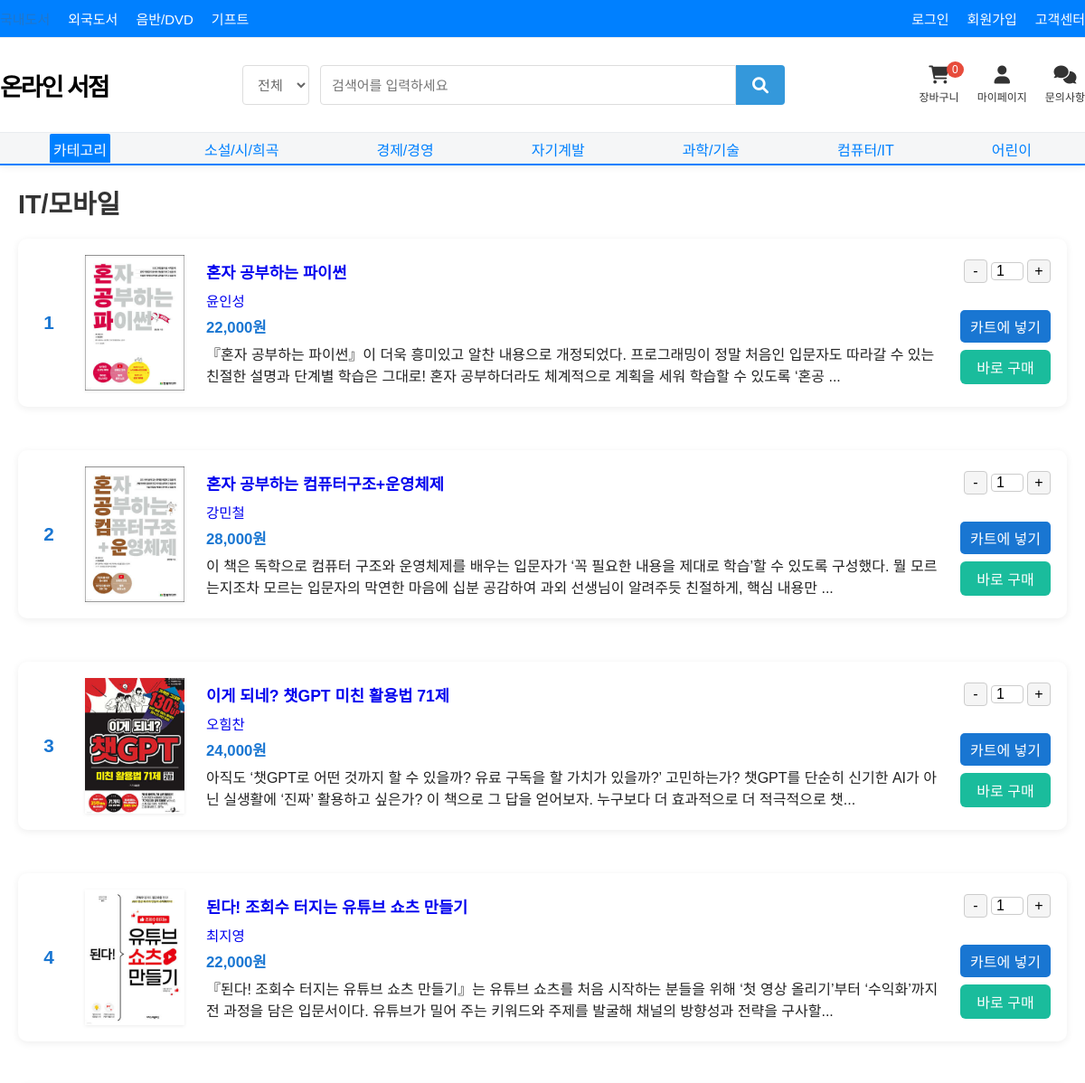
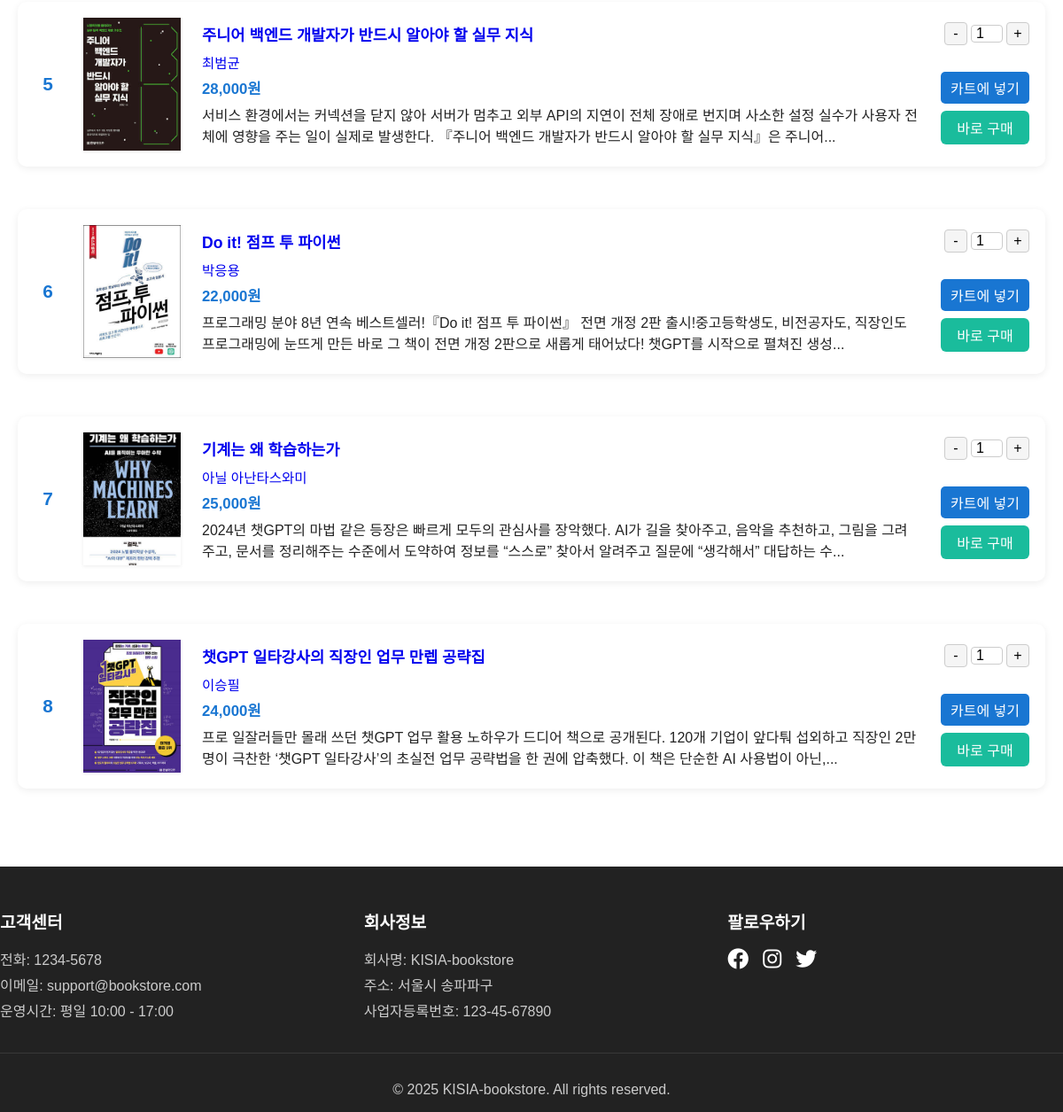
The app's page /category/computer_it.php with its own data (2 pictures, top to bottom).
### tables this page shows
CREATE TABLE books (
    id VARCHAR(50) NOT NULL PRIMARY KEY,
    title VARCHAR(255) NOT NULL,
    author VARCHAR(100) NOT NULL,
    price DECIMAL(10,2) NOT NULL,
    category VARCHAR(100),
    description TEXT,
    image_path VARCHAR(255),
    additional_image_path VARCHAR(255),
    created_at TIMESTAMP DEFAULT CURRENT_TIMESTAMP
);

### category/computer_it.php (the view, shortened to what this page needs)
<?php
require_once '../header.php';
$stmt = $conn->prepare("SELECT id, title, author, price, description, image_path FROM books WHERE category = ?");
$category = 'computer_it';
$stmt->bind_param("s", $category);
$stmt->execute();
$result = $stmt->get_result();
?>
<!DOCTYPE html>
<html lang="ko">
<head>
  <link rel="stylesheet" href="../css/style.css">
  <link rel="stylesheet" href="../css/header.css">
  <link rel="stylesheet" href="../css/category.css">
  <link rel="stylesheet" href="https://cdnjs.cloudflare.com/ajax/libs/font-awesome/6.0.0/css/all.min.css">
</head>
<body>
<div class="category-container">
  <div class="category-content">
    <h1>IT/모바일</h1>
    <div class="book-list">
      <?php if ($result->num_rows > 0): ?>
        <?php $num = 1; ?>
        <?php while ($book = $result->fetch_assoc()): ?>
          <div class="book-row">
            <div class="book-number"><?= $num++ ?></div>
            <div class="book-thumb">
              <a href="book_detail.php?id=<?= urlencode($book['id']) ?>">
                <img src="../<?= htmlspecialchars($book['image_path']) ?>" alt="<?= htmlspecialchars($book['title']) ?>">
              </a>
            </div>
            <div class="book-info">
              <div class="book-title">
                <a href="book_detail.php?id=<?= urlencode($book['id']) ?>"><?= htmlspecialchars($book['title']) ?></a>
              </div>
              <div class="book-meta">
                <a href="book_detail.php?id=<?= urlencode($book['id']) ?>"><?= htmlspecialchars($book['author']) ?></a>
              </div>
              <div class="book-price"><?= number_format((int)$book['price']) ?>원</div>
              <div class="book-desc">
                <?= htmlspecialchars(mb_strimwidth(strip_tags($book['description']), 0, 220, '...')) ?>
              </div>
            </div>
            <form method="POST" class="book-action-form" action="../cart.php">
              <div class="book-actions">
                <div class="qty-control">
                  <button type="button" onclick="updateQuantity(this, -1)">-</button>
                  <input type="number" class="quantity-display" value="1" min="1" readonly>
                  <button type="button" onclick="updateQuantity(this, 1)">+</button>
                </div>
                <button type="submit" class="cart-btn">카트에 넣기</button>
                <button type="submit" class="buy-btn" name="buy_now" value="1">바로 구매</button>
              </div>
            </form>
          </div>
        <?php endwhile; ?>
      <?php else: ?>
        <p class="no-books">등록된 도서가 없습니다.</p>
      <?php endif; ?>
    </div>
  </div>
</div>
<?php require_once '../footer.php'; ?>
</body>
</html>

### css/style.css (style rules this page uses)
* { margin: 0; padding: 0; box-sizing: border-box; }
:root { --primary-color: #2376c7; --secondary-color: #222; --accent-color: #f7b500; --background-color: #ffffff; --text-color: #222; --border-color: #e5e5e5; --shadow: 0 2px 8px rgba(0,0,0,0.06); --transition: all 0.2s; }
body { font-family: 'Noto Sans KR', 'Malgun Gothic', Arial, sans-serif; background: var(--background-color); color: var(--text-color); min-height: 100vh; }
.book-info { text-align: left; }
.cart-btn { width: 100%; padding: 0.8rem; background: var(--primary-color); color: white; border: none; border-radius: 4px; font-size: 1rem; font-weight: 500; cursor: pointer; transition: var(--transition); margin-top: 1rem; }

### css/category.css (style rules this page uses)
.category-container { display: flex; max-width: 1200px; margin: 0 auto; padding: 20px; gap: 30px; }
.category-container a { text-decoration: none; }
.category-content { flex: 1; }
.category-content h1 { font-size: 1.8rem; margin-bottom: 20px; color: #333; }
.book-list { display: flex; flex-direction: column; gap: 28px; }
.book-row { display: flex; align-items: center; background: #fff; border-radius: 10px; box-shadow: 0 2px 8px rgba(0,0,0,0.07); margin-bottom: 20px; padding: 18px; gap: 24px; }
.book-thumb img { width: 110px; height: 150px; object-fit: cover; border-radius: 0px; box-shadow: 0 1px 4px rgba(0,0,0,0.08); }
.book-info { flex: 1; display: flex; flex-direction: column; gap: 6px; }
.book-title { font-size: 1.1rem; font-weight: bold; margin-bottom: 2px; }
.book-meta { color: #888; font-size: 0.97rem; }
.book-price { color: #1976d2; font-weight: bold; font-size: 1.05rem; }
.book-actions { display: flex; flex-direction: column; gap: 8px; align-items: flex-end; }
.qty-control { display: flex; align-items: center; gap: 4px; margin-bottom: 6px; }
.qty-control button { width: 26px; height: 26px; font-size: 1rem; border: 1px solid #ccc; background: #f5f5f5; border-radius: 4px; cursor: pointer; }
.qty-control input[type="number"] { width: 36px; text-align: center; font-size: 1rem; border: 1px solid #ccc; border-radius: 4px; }
.cart-btn { width: 100px; padding: 6px 0; border: none; border-radius: 5px; font-size: 1rem; background: #1976d2; color: #fff; cursor: pointer; }
.buy-btn { width: 100%; padding: 7px 0; border-radius: 6px; border: none; font-size: 1rem; font-weight: 500; cursor: pointer; margin-bottom: 2px; }
.buy-btn { background: #1abc9c; color: #fff; }
.book-number { width: 32px; font-size: 1.3rem; font-weight: bold; color: #1976d2; display: flex; align-items: center; justify-content: center; }

### records on screen
books: image_path (picture), title "혼자 공부하는 파이썬", author "윤인성", price "22,000", description "『혼자 공부하는 파이썬』이 더욱 흥미있고 알찬 내용으로 개정되었다. 프로그래밍이 정말 처음인 입문자도 따라갈 수 있는 친절한 설명과 단계별 학습은 그대로! 혼자 공부하더라도 체계적으로 계획을 세워 학습할 수 있도록 ‘혼공 ..."
books: image_path (picture), title "혼자 공부하는 컴퓨터구조+운영체제", author "강민철", price "28,000", description "이 책은 독학으로 컴퓨터 구조와 운영체제를 배우는 입문자가 ‘꼭 필요한 내용을 제대로 학습’할 수 있도록 구성했다. 뭘 모르는지조차 모르는 입문자의 막연한 마음에 십분 공감하여 과외 선생님이 알려주듯 친절하게, 핵심 내용만 ..."
books: image_path (picture), title "이게 되네? 챗GPT 미친 활용법 71제", author "오힘찬", price "24,000", description "아직도 ‘챗GPT로 어떤 것까지 할 수 있을까? 유료 구독을 할 가치가 있을까?’ 고민하는가? 챗GPT를 단순히 신기한 AI가 아닌 실생활에 ‘진짜’ 활용하고 싶은가? 이 책으로 그 답을 얻어보자. 누구보다 더 효과적으로 더 적극적으로 챗..."
books: image_path (picture), title "된다! 조회수 터지는 유튜브 쇼츠 만들기", author "최지영", price "22,000", description "『된다! 조회수 터지는 유튜브 쇼츠 만들기』는 유튜브 쇼츠를 처음 시작하는 분들을 위해 ‘첫 영상 올리기’부터 ‘수익화’까지 전 과정을 담은 입문서이다. 유튜브가 밀어 주는 키워드와 주제를 발굴해 채널의 방향성과 전략을 구사할..."
books: image_path (picture), title "주니어 백엔드 개발자가 반드시 알아야 할 실무 지식", author "최범균", price "28,000", description "서비스 환경에서는 커넥션을 닫지 않아 서버가 멈추고 외부 API의 지연이 전체 장애로 번지며 사소한 설정 실수가 사용자 전체에 영향을 주는 일이 실제로 발생한다. 『주니어 백엔드 개발자가 반드시 알아야 할 실무 지식』은 주니어..."
books: image_path (picture), title "Do it! 점프 투 파이썬", author "박응용", price "22,000", description "프로그래밍 분야 8년 연속 베스트셀러!『Do it! 점프 투 파이썬』 전면 개정 2판 출시!중고등학생도, 비전공자도, 직장인도 프로그래밍에 눈뜨게 만든 바로 그 책이 전면 개정 2판으로 새롭게 태어났다! 챗GPT를 시작으로 펼쳐진 생성..."
books: image_path (picture), title "기계는 왜 학습하는가", author "아닐 아난타스와미", price "25,000", description "2024년 챗GPT의 마법 같은 등장은 빠르게 모두의 관심사를 장악했다. AI가 길을 찾아주고, 음악을 추천하고, 그림을 그려주고, 문서를 정리해주는 수준에서 도약하여 정보를 “스스로” 찾아서 알려주고 질문에 “생각해서” 대답하는 수..."
books: image_path (picture), title "챗GPT 일타강사의 직장인 업무 만렙 공략집", author "이승필", price "24,000", description "프로 일잘러들만 몰래 쓰던 챗GPT 업무 활용 노하우가 드디어 책으로 공개된다. 120개 기업이 앞다퉈 섭외하고 직장인 2만 명이 극찬한 ‘챗GPT 일타강사’의 초실전 업무 공략법을 한 권에 압축했다. 이 책은 단순한 AI 사용법이 아닌,..."
